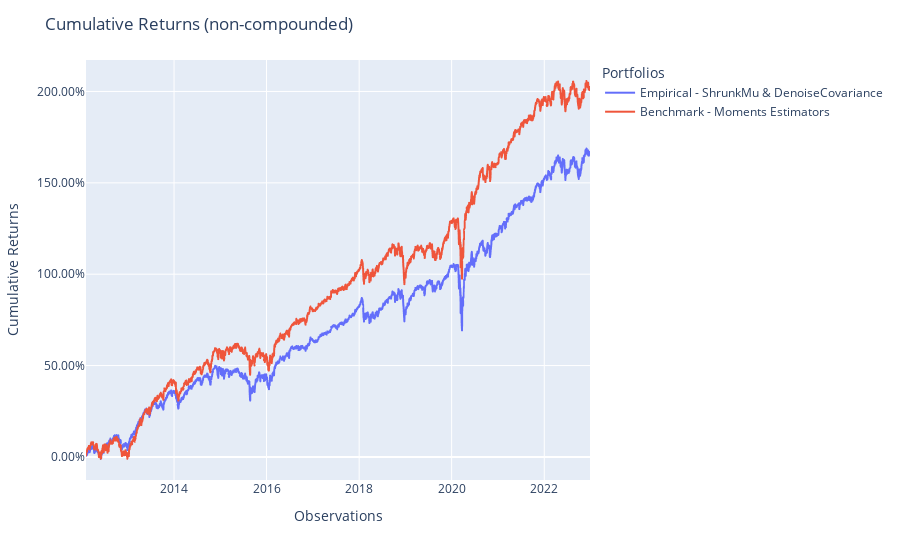

Notebook cell for this chart:
### Markdown cell above
Naive moments estimator outperforms ShrunkMu + DenoiseCovariance.

### Code cell
population = Population([pred_empirical, pred_benchmark])
population.plot_cumulative_returns()

### Figure 1 — Plotly figure (JSON) as saved in the notebook; plotly's stock layout.template omitted (floating-point values rounded to 4 significant figures; data arrays with more than 128 entries replaced by an {"elided": "..."} marker saying what was removed)
{"data": [{"hovertemplate": "variable=Empirical - ShrunkMu & DenoiseCovariance<br>index=%{x}<br>value=%{y}<extra></extra>", "legendgroup": "Empirical - ShrunkMu & DenoiseCovariance", "line": {"color": "#636efa", "dash": "solid"}, "marker": {"symbol": "circle"}, "mode": "lines", "name": "Empirical - ShrunkMu & DenoiseCovariance", "showlegend": true, "type": "scattergl", "x": {"elided": "2743 str values"}, "xaxis": "x", "y": {"elided": "2743 float values"}, "yaxis": "y"}, {"hovertemplate": "variable=Benchmark - Moments Estimators<br>index=%{x}<br>value=%{y}<extra></extra>", "legendgroup": "Benchmark - Moments Estimators", "line": {"color": "#EF553B", "dash": "solid"}, "marker": {"symbol": "circle"}, "mode": "lines", "name": "Benchmark - Moments Estimators", "showlegend": true, "type": "scattergl", "x": {"elided": "2743 str values"}, "xaxis": "x", "y": {"elided": "2743 float values"}, "yaxis": "y"}], "layout": {"legend": {"title": {"text": "Portfolios"}, "tracegroupgap": 0}, "margin": {"t": 60}, "title": {"text": "Cumulative Returns (non-compounded)"}, "xaxis": {"anchor": "y", "domain": [0, 1], "title": {"text": "Observations"}}, "yaxis": {"anchor": "x", "domain": [0, 1], "tickformat": ".2%", "title": {"text": "Cumulative Returns"}}}}
